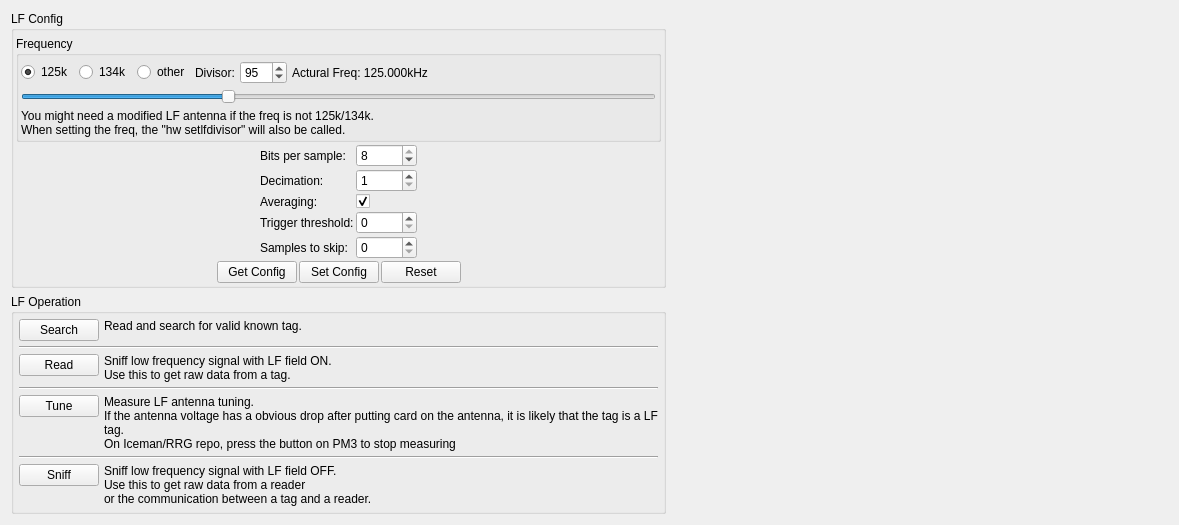
      <widget class="QWidget" name="lfTab">
       <property name="enabled">
        <bool>true</bool>
       </property>
       <attribute name="title">
        <string>LF</string>
       </attribute>
       <layout class="QHBoxLayout" name="horizontalLayout_22">
        <item>
         <layout class="QVBoxLayout" name="verticalLayout_14">
          <item>
           <widget class="QGroupBox" name="LF_LFconfigGroupBox">
            <property name="title">
             <string>LF Config</string>
            </property>
            <layout class="QVBoxLayout" name="verticalLayout_9">
             <property name="spacing">
              <number>2</number>
             </property>
             <property name="leftMargin">
              <number>2</number>
             </property>
             <property name="topMargin">
              <number>5</number>
             </property>
             <property name="rightMargin">
              <number>2</number>
             </property>
             <property name="bottomMargin">
              <number>2</number>
             </property>
             <item>
              <widget class="QGroupBox" name="LF_LFConf_freqGroupBox">
               <property name="title">
                <string>Frequency</string>
               </property>
               <layout class="QVBoxLayout" name="verticalLayout_8">
                <property name="spacing">
                 <number>5</number>
                </property>
                <property name="leftMargin">
                 <number>2</number>
                </property>
                <property name="topMargin">
                 <number>5</number>
                </property>
                <property name="rightMargin">
                 <number>2</number>
                </property>
                <property name="bottomMargin">
                 <number>2</number>
                </property>
                <item>
                 <layout class="QHBoxLayout" name="horizontalLayout_13">
                  <item>
                   <widget class="QRadioButton" name="LF_LFConf_freq125kButton">
                    <property name="sizePolicy">
                     <sizepolicy hsizetype="Preferred" vsizetype="Fixed">
                      <horstretch>0</horstretch>
                      <verstretch>0</verstretch>
                     </sizepolicy>
                    </property>
                    <property name="text">
                     <string>125k</string>
                    </property>
                    <property name="checked">
                     <bool>true</bool>
                    </property>
                   </widget>
                  </item>
                  <item>
                   <widget class="QRadioButton" name="LF_LFConf_freq134kButton">
                    <property name="sizePolicy">
                     <sizepolicy hsizetype="Preferred" vsizetype="Fixed">
                      <horstretch>0</horstretch>
                      <verstretch>0</verstretch>
                     </sizepolicy>
                    </property>
                    <property name="text">
                     <string>134k</string>
                    </property>
                   </widget>
                  </item>
                  <item>
                   <widget class="QRadioButton" name="LF_LFConf_freqOtherButton">
                    <property name="sizePolicy">
                     <sizepolicy hsizetype="Preferred" vsizetype="Fixed">
                      <horstretch>0</horstretch>
                      <verstretch>0</verstretch>
                     </sizepolicy>
                    </property>
                    <property name="text">
                     <string>other</string>
                    </property>
                   </widget>
                  </item>
                  <item>
                   <widget class="QLabel" name="label_23">
                    <property name="text">
                     <string>Divisor:</string>
                    </property>
                   </widget>
                  </item>
                  <item>
                   <widget class="QSpinBox" name="LF_LFConf_freqDivisorBox">
                    <property name="minimum">
                     <number>19</number>
                    </property>
                    <property name="maximum">
                     <number>255</number>
                    </property>
                    <property name="value">
                     <number>95</number>
                    </property>
                   </widget>
                  </item>
                  <item>
                   <widget class="QLabel" name="LF_LFConf_freqLabel">
                    <property name="text">
                     <string>Actural Freq: 125.000kHz</string>
                    </property>
                   </widget>
                  </item>
                  <item>
                   <spacer name="horizontalSpacer_11">
                    <property name="orientation">
                     <enum>Qt::Horizontal</enum>
                    </property>
                    <property name="sizeHint" stdset="0">
                     <size>
                      <width>0</width>
                      <height>0</height>
                     </size>
                    </property>
                   </spacer>
                  </item>
                 </layout>
                </item>
                <item>
                 <widget class="QSlider" name="LF_LFConf_freqSlider">
                  <property name="minimum">
                   <number>19</number>
                  </property>
                  <property name="maximum">
                   <number>255</number>
                  </property>
                  <property name="value">
                   <number>95</number>
                  </property>
                  <property name="orientation">
                   <enum>Qt::Horizontal</enum>
                  </property>
                 </widget>
                </item>
                <item>
                 <widget class="QLabel" name="label_22">
                  <property name="text">
                   <string>You might need a modified LF antenna if the freq is not 125k/134k.
When setting the freq, the &quot;hw setlfdivisor&quot; will also be called.</string>
                  </property>
                  <property name="wordWrap">
                   <bool>true</bool>
                  </property>
                 </widget>
                </item>
               </layout>
              </widget>
             </item>
             <item>
              <layout class="QHBoxLayout" name="horizontalLayout_20">
               <item>
                <spacer name="horizontalSpacer_18">
                 <property name="orientation">
                  <enum>Qt::Horizontal</enum>
                 </property>
                 <property name="sizeHint" stdset="0">
                  <size>
                   <width>40</width>
                   <height>20</height>
                  </size>
                 </property>
                </spacer>
               </item>
               <item>
                <layout class="QFormLayout" name="formLayout">
                 <item row="0" column="0">
                  <widget class="QLabel" name="label_6">
                   <property name="text">
                    <string>Bits per sample:</string>
                   </property>
                  </widget>
                 </item>
                 <item row="1" column="0">
                  <widget class="QLabel" name="label_7">
                   <property name="text">
                    <string>Decimation:</string>
                   </property>
                  </widget>
                 </item>
                 <item row="1" column="1">
                  <widget class="QSpinBox" name="LF_LFConf_decimationBox">
                   <property name="minimum">
                    <number>1</number>
                   </property>
                   <property name="maximum">
                    <number>8</number>
                   </property>
                  </widget>
                 </item>
                 <item row="2" column="0">
                  <widget class="QLabel" name="label_8">
                   <property name="text">
                    <string>Averaging:</string>
                   </property>
                  </widget>
                 </item>
                 <item row="2" column="1">
                  <widget class="QCheckBox" name="LF_LFConf_averagingBox">
                   <property name="checked">
                    <bool>true</bool>
                   </property>
                  </widget>
                 </item>
                 <item row="3" column="0">
                  <widget class="QLabel" name="label_9">
                   <property name="text">
                    <string>Trigger threshold:</string>
                   </property>
                  </widget>
                 </item>
                 <item row="3" column="1">
                  <widget class="QSpinBox" name="LF_LFConf_thresholdBox">
                   <property name="maximum">
                    <number>128</number>
                   </property>
                  </widget>
                 </item>
                 <item row="4" column="0">
                  <widget class="QLabel" name="label_10">
                   <property name="text">
                    <string>Samples to skip:</string>
                   </property>
                  </widget>
                 </item>
                 <item row="4" column="1">
                  <widget class="QSpinBox" name="LF_LFConf_skipsBox">
                   <property name="maximum">
                    <number>65535</number>
                   </property>
                  </widget>
                 </item>
                 <item row="0" column="1">
                  <widget class="QSpinBox" name="LF_LFConf_bitsPerSampleBox">
                   <property name="minimum">
                    <number>1</number>
                   </property>
                   <property name="maximum">
                    <number>8</number>
                   </property>
                   <property name="value">
                    <number>8</number>
                   </property>
                  </widget>
                 </item>
                </layout>
               </item>
               <item>
                <spacer name="horizontalSpacer_12">
                 <property name="orientation">
                  <enum>Qt::Horizontal</enum>
                 </property>
                 <property name="sizeHint" stdset="0">
                  <size>
                   <width>40</width>
                   <height>20</height>
                  </size>
                 </property>
                </spacer>
               </item>
              </layout>
             </item>
             <item>
              <layout class="QHBoxLayout" name="horizontalLayout_14">
               <item>
                <spacer name="horizontalSpacer_17">
                 <property name="orientation">
                  <enum>Qt::Horizontal</enum>
                 </property>
                 <property name="sizeHint" stdset="0">
                  <size>
                   <width>40</width>
                   <height>20</height>
                  </size>
                 </property>
                </spacer>
               </item>
               <item>
                <widget class="QPushButton" name="LF_LFConf_getButton">
                 <property name="sizePolicy">
                  <sizepolicy hsizetype="Preferred" vsizetype="Fixed">
                   <horstretch>0</horstretch>
                   <verstretch>0</verstretch>
                  </sizepolicy>
                 </property>
                 <property name="minimumSize">
                  <size>
                   <width>20</width>
                   <height>0</height>
                  </size>
                 </property>
                 <property name="text">
                  <string>Get Config</string>
                 </property>
                </widget>
               </item>
               <item>
                <widget class="QPushButton" name="LF_LFConf_setButton">
                 <property name="sizePolicy">
                  <sizepolicy hsizetype="Preferred" vsizetype="Fixed">
                   <horstretch>0</horstretch>
                   <verstretch>0</verstretch>
                  </sizepolicy>
                 </property>
                 <property name="minimumSize">
                  <size>
                   <width>20</width>
                   <height>0</height>
                  </size>
                 </property>
                 <property name="text">
                  <string>Set Config</string>
                 </property>
                </widget>
               </item>
               <item>
                <widget class="QPushButton" name="LF_LFConf_resetButton">
                 <property name="text">
                  <string>Reset</string>
                 </property>
                </widget>
               </item>
               <item>
                <spacer name="horizontalSpacer_8">
                 <property name="orientation">
                  <enum>Qt::Horizontal</enum>
                 </property>
                 <property name="sizeHint" stdset="0">
                  <size>
                   <width>40</width>
                   <height>20</height>
                  </size>
                 </property>
                </spacer>
               </item>
              </layout>
             </item>
            </layout>
           </widget>
          </item>
          <item>
           <widget class="QGroupBox" name="LF_operationGroupBox">
            <property name="title">
             <string>LF Operation</string>
            </property>
            <layout class="QVBoxLayout" name="verticalLayout_13">
             <property name="spacing">
              <number>5</number>
             </property>
             <property name="leftMargin">
              <number>5</number>
             </property>
             <property name="topMargin">
              <number>5</number>
             </property>
             <property name="rightMargin">
              <number>5</number>
             </property>
             <property name="bottomMargin">
              <number>5</number>
             </property>
             <item>
              <layout class="QHBoxLayout" name="horizontalLayout_27">
               <item>
                <layout class="QVBoxLayout" name="verticalLayout_15">
                 <item>
                  <widget class="QPushButton" name="LF_Op_searchButton">
                   <property name="text">
                    <string>Search</string>
                   </property>
                  </widget>
                 </item>
                 <item>
                  <spacer name="verticalSpacer_6">
                   <property name="orientation">
                    <enum>Qt::Vertical</enum>
                   </property>
                   <property name="sizeType">
                    <enum>QSizePolicy::Expanding</enum>
                   </property>
                   <property name="sizeHint" stdset="0">
                    <size>
                     <width>0</width>
                     <height>0</height>
                    </size>
                   </property>
                  </spacer>
                 </item>
                </layout>
               </item>
               <item>
                <widget class="QLabel" name="label_24">
                 <property name="sizePolicy">
                  <sizepolicy hsizetype="Expanding" vsizetype="Preferred">
                   <horstretch>0</horstretch>
                   <verstretch>0</verstretch>
                  </sizepolicy>
                 </property>
                 <property name="text">
                  <string>Read and search for valid known tag.</string>
                 </property>
                 <property name="alignment">
                  <set>Qt::AlignLeading|Qt::AlignLeft|Qt::AlignTop</set>
                 </property>
                 <property name="wordWrap">
                  <bool>true</bool>
                 </property>
                </widget>
               </item>
              </layout>
             </item>
             <item>
              <widget class="Line" name="line_5">
               <property name="orientation">
                <enum>Qt::Horizontal</enum>
               </property>
              </widget>
             </item>
             <item>
              <layout class="QHBoxLayout" name="horizontalLayout_21">
               <item>
                <layout class="QVBoxLayout" name="verticalLayout_18">
                 <item>
                  <widget class="QPushButton" name="LF_Op_readButton">
                   <property name="text">
                    <string>Read</string>
                   </property>
                  </widget>
                 </item>
                 <item>
                  <spacer name="verticalSpacer_9">
                   <property name="orientation">
                    <enum>Qt::Vertical</enum>
                   </property>
                   <property name="sizeType">
                    <enum>QSizePolicy::Expanding</enum>
                   </property>
                   <property name="sizeHint" stdset="0">
                    <size>
                     <width>0</width>
                     <height>0</height>
                    </size>
                   </property>
                  </spacer>
                 </item>
                </layout>
               </item>
               <item>
                <widget class="QLabel" name="label_25">
                 <property name="sizePolicy">
                  <sizepolicy hsizetype="Expanding" vsizetype="Preferred">
                   <horstretch>0</horstretch>
                   <verstretch>0</verstretch>
                  </sizepolicy>
                 </property>
                 <property name="text">
                  <string>Sniff low frequency signal with LF field ON.
Use this to get raw data from a tag.</string>
                 </property>
                 <property name="alignment">
                  <set>Qt::AlignLeading|Qt::AlignLeft|Qt::AlignTop</set>
                 </property>
                 <property name="wordWrap">
                  <bool>true</bool>
                 </property>
                </widget>
               </item>
              </layout>
             </item>
             <item>
              <widget class="Line" name="line_6">
               <property name="orientation">
                <enum>Qt::Horizontal</enum>
               </property>
              </widget>
             </item>
             <item>
              <layout class="QHBoxLayout" name="horizontalLayout_26">
               <item>
                <layout class="QVBoxLayout" name="verticalLayout_16">
                 <item>
                  <widget class="QPushButton" name="LF_Op_tuneButton">
                   <property name="text">
                    <string>Tune</string>
                   </property>
                  </widget>
                 </item>
                 <item>
                  <spacer name="verticalSpacer_7">
                   <property name="orientation">
                    <enum>Qt::Vertical</enum>
                   </property>
                   <property name="sizeType">
                    <enum>QSizePolicy::Expanding</enum>
                   </property>
                   <property name="sizeHint" stdset="0">
                    <size>
                     <width>0</width>
                     <height>0</height>
                    </size>
                   </property>
                  </spacer>
                 </item>
                </layout>
               </item>
               <item>
                <widget class="QLabel" name="label_26">
                 <property name="sizePolicy">
                  <sizepolicy hsizetype="Expanding" vsizetype="Preferred">
                   <horstretch>0</horstretch>
                   <verstretch>0</verstretch>
                  </sizepolicy>
                 </property>
                 <property name="text">
                  <string>Measure LF antenna tuning.
If the antenna voltage has a obvious drop after putting card on the antenna, it is likely that the tag is a LF tag.
On Iceman/RRG repo, press the button on PM3 to stop measuring</string>
                 </property>
                 <property name="alignment">
                  <set>Qt::AlignLeading|Qt::AlignLeft|Qt::AlignTop</set>
                 </property>
                 <property name="wordWrap">
                  <bool>true</bool>
                 </property>
                </widget>
               </item>
              </layout>
             </item>
             <item>
              <widget class="Line" name="line_7">
               <property name="orientation">
                <enum>Qt::Horizontal</enum>
               </property>
              </widget>
             </item>
             <item>
              <layout class="QHBoxLayout" name="horizontalLayout_25">
               <item>
                <layout class="QVBoxLayout" name="verticalLayout_17">
                 <item>
                  <widget class="QPushButton" name="LF_Op_sniffButton">
                   <property name="text">
                    <string>Sniff</string>
                   </property>
                  </widget>
                 </item>
                 <item>
                  <spacer name="verticalSpacer_8">
                   <property name="orientation">
                    <enum>Qt::Vertical</enum>
                   </property>
                   <property name="sizeType">
                    <enum>QSizePolicy::Expanding</enum>
                   </property>
                   <property name="sizeHint" stdset="0">
                    <size>
                     <width>0</width>
                     <height>0</height>
                    </size>
                   </property>
                  </spacer>
                 </item>
                </layout>
               </item>
               <item>
                <widget class="QLabel" name="label_27">
                 <property name="sizePolicy">
                  <sizepolicy hsizetype="Expanding" vsizetype="Preferred">
                   <horstretch>0</horstretch>
                   <verstretch>0</verstretch>
                  </sizepolicy>
                 </property>
                 <property name="text">
                  <string>Sniff low frequency signal with LF field OFF.
Use this to get raw data from a reader 
or the communication between a tag and a reader.</string>
                 </property>
                 <property name="alignment">
                  <set>Qt::AlignLeading|Qt::AlignLeft|Qt::AlignTop</set>
                 </property>
                 <property name="wordWrap">
                  <bool>true</bool>
                 </property>
                </widget>
               </item>
              </layout>
             </item>
            </layout>
           </widget>
          </item>
          <item>
           <spacer name="verticalSpacer_4">
            <property name="orientation">
             <enum>Qt::Vertical</enum>
            </property>
            <property name="sizeHint" stdset="0">
             <size>
              <width>0</width>
              <height>0</height>
             </size>
            </property>
           </spacer>
          </item>
         </layout>
        </item>
        <item>
         <spacer name="horizontalSpacer_19">
          <property name="orientation">
           <enum>Qt::Horizontal</enum>
          </property>
          <property name="sizeType">
           <enum>QSizePolicy::Expanding</enum>
          </property>
          <property name="sizeHint" stdset="0">
           <size>
            <width>502</width>
            <height>0</height>
           </size>
          </property>
         </spacer>
        </item>
       </layout>
      </widget>
